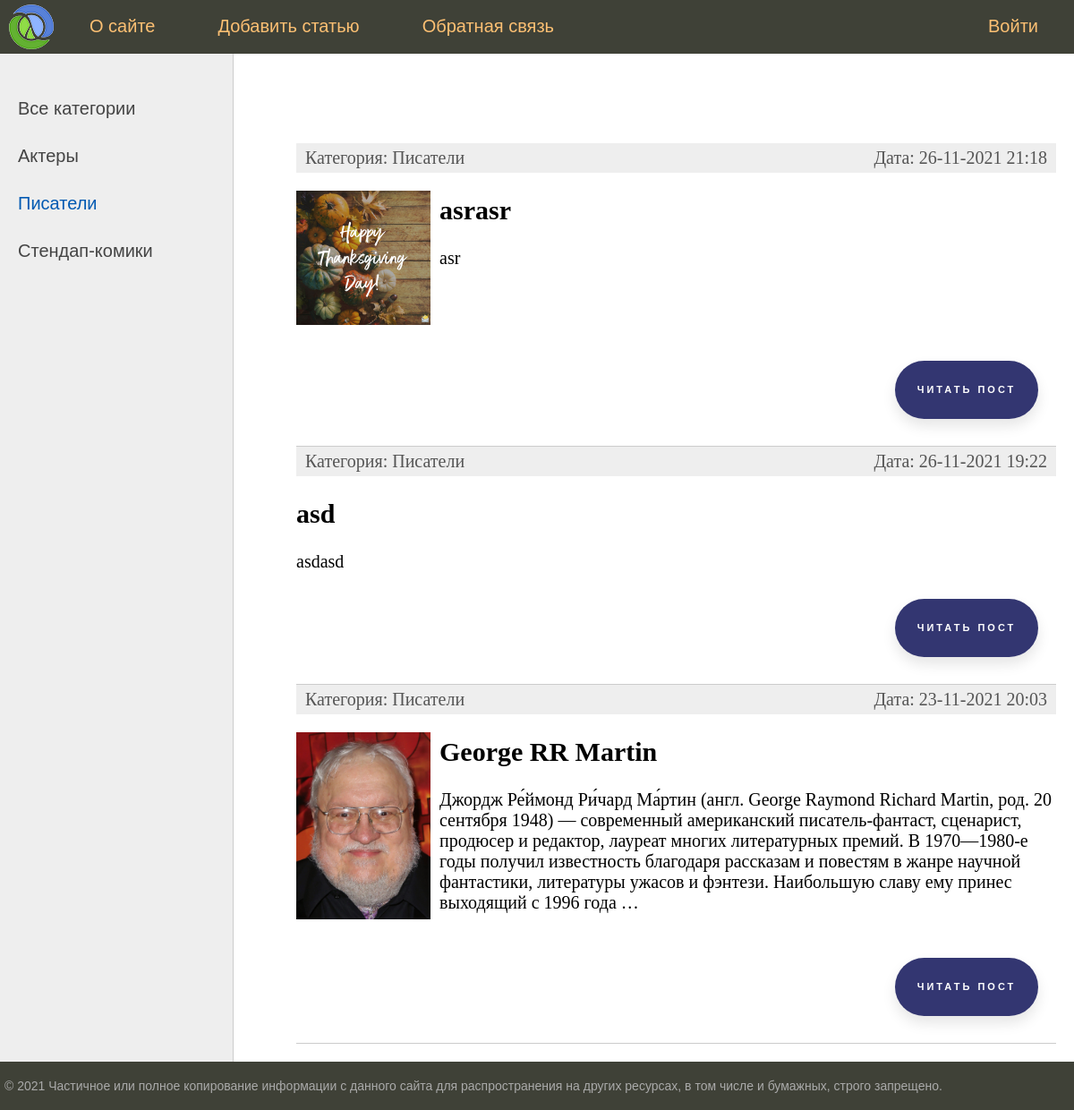
Page /category/2 on the committed database.
### stars/models.py (models this page shows, shortened)
class Category(models.Model):
    name = models.CharField(max_length=100, db_index=True, verbose_name='Название категории')
    slug = models.SlugField(max_length=255, unique=True, db_index=True, verbose_name='CAT_URL')
    def __str__(self):
        return self.name
    def get_absolute_url(self):
        return reverse('category', kwargs={'cat_id': self.pk})
    class Meta:
        verbose_name_plural = "Категории"
        verbose_name = "Категория"
        ordering = ['id']

class Celebrities(models.Model):
    title = models.CharField(max_length=255, verbose_name='Заголовок')
    slug = models.SlugField(max_length=255, unique=True, db_index=True, verbose_name='URL')
    text = models.TextField(blank=True, verbose_name='Текст статьи')
    photo = models.ImageField(upload_to="photos/%Y/%m/%d", null=True, verbose_name='Фото')
    time_create = models.DateTimeField(auto_now_add=True, verbose_name='Время создания')
    time_update = models.DateTimeField(auto_now=True, verbose_name='Время обновления')
    is_published = models.BooleanField(default=True, verbose_name='Опубликовано')
    cat = models.ForeignKey('Category', on_delete=models.PROTECT, verbose_name='Категория')
    def get_absolute_url(self):
        return reverse('show_post_page', kwargs={'post_slug': self.slug})
    class Meta:
        verbose_name_plural = "Знаменитости"
        verbose_name = "Знаменитость"
        ordering = ['-time_create']

### stars/views.py (the view)
# urls.py: path('category/<int:cat_id>', show_category, name='category'),
def show_category(request, cat_id):
    posts = Celebrities.objects.filter(cat_id=cat_id)
    if len(posts) == 0:
        raise Http404()
    context = {
        'menu': menu,
        'title': 'Отображение по рубрикам',
        'posts': posts,
        'cat_selected': cat_id,
    }
    return render(request, 'stars/index.html', context=context)

### stars/templatetags/stars_tags.py (called while the page is built)
@register.simple_tag()
def get_categories():
    return Category.objects.all()

### stars/templates/stars/index.html (shortened to what this page needs)
{% extends 'stars/base.html' %}
{% block content %}
    <ul class="list-articles">
        {% for p in posts %}
            <li>
                <div class="article-panel">
                    <p class="first">Категория: {{ p.cat }}</p>
                    <p class="last">Дата: {{ p.time_update|date:"d-m-Y H:i" }}</p>
                </div>
                {% if p.photo %}
                    <p><img class="img-article-left thumb" src="{{ p.photo.url }}" alt="Img"></p>
                {% endif %}
                <h2>{{ p.title }}</h2>
                {% autoescape on %}
                    {{ p.text|linebreaks|truncatewords:50 }}
                {% endautoescape %}
                <p class="link-read-post"><a href="{{ p.get_absolute_url }}" class="floating-button">Читать пост</a></p>
            </li>
        {% endfor %}
    </ul>
{% endblock %}

### stars/templates/stars/base.html (shortened to what this page needs)
{% load static %}
{% load stars_tags %}
<!DOCTYPE html>
<html lang="RU">
<head>
    <link type="text/css" href="{% static 'stars/css/styles.css' %}" rel="stylesheet"/>
</head>
<body>
<table class="table-page" border=0 cellpadding="0" cellspacing="0">
    <tr>
        <td valign=top>
            {% block mainmenu %}
                <div class="header">
                    <ul id="mainmenu" class="mainmenu">
                        <li class="logo"><a href="{% url 'home' %}">
                            <div class="logo"></div>
                        </a></li>
                        {% for m in menu %}
                            {% if not forloop.last %}
                                <li><a href="{% url m.url_name %}">{{ m.title }}</a></li>
                            {% else %}
                                <li class="last"><a href="{% url m.url_name %}">{{ m.title }}</a></li>
                            {% endif %}
                        {% endfor %}
                    </ul>
                </div>
            {% endblock mainmenu %}
            <table class="table-content" border=0 cellpadding="0" cellspacing="0">
                <tr>
                    <td valign="top" class="left-chapters">
                        <ul id="leftchapters">
                            {% if cat_selected == 0 %}
                                <li class="selected">Все категории</li>
                            {% else %}
                                <li><a href="{% url 'home' %}">Все категории</a></li>
                            {% endif %}
                            {% get_categories as categories %}
                            {% for c in categories %}
                                {% if c.pk == cat_selected %}
                                    <li class="selected">{{ c.name }}</li>
                                {% else %}
                                    <li><a href="{{ c.get_absolute_url }}">{{ c.name }}</a></li>
                                {% endif %}
                            {% endfor %}
                        </ul>
                    </td>
                    <td valign="top" class="content">
                        <div class="content-text">
                            {% block content %}
                            {% endblock %}
                        </div>
                    </td>
                </tr>
            </table>
        </td>
    </tr>
    <tr>
        <td valign=top>
            <div id="footer">
                <p>&copy; 2021 Частичное или полное копирование информации с данного сайта для распространения на других
                    ресурсах, в том числе и бумажных, строго запрещено.</p>
            </div>
        </td>
    </tr>
</table>
</body>
</html>

### stars/static/stars/css/styles.css (style rules this page uses)
html, body { font-family: 'Arial'; margin: 0; padding: 0; height: 100%; width: 100%; color: #444; }
a { color: #0059b2; text-decoration: none; }
img { max-width: 600px; height: auto; }
img.img-article-left { max-width: 300px; height: auto; float: left; padding: 0 10px 10px 0; }
img.img-article-left.thumb { max-width: 150px; height: auto; }
p.link-read-post { text-align: right; }
p.link-read-post a { padding: 10px; min-width: 100px; background: #333671; color: #fff; text-decoration: none; }
div.article-panel { background: #eee; padding: 5px 10px 5px 10px; box-sizing: border-box; overflow: hidden; color: #555; }
div.article-panel p.first { margin: 0; float: left; }
div.article-panel p.last { margin: 0; float: right; }
ul.list-articles { list-style: none; margin: 0; padding: 0; }
ul.list-articles li { border-bottom: 1px solid #ccc; }
.table-page { width: 100%; height: 100%; vertical-align: top; }
.table-page tr { height: 100%; }
.header { background: #3F4137; height: 60px; }
.logo { background: url('../images/logo.png') no-repeat 10px 5px; width: 70px; height: 60px; }
ul.mainmenu { list-style: none; margin: 0; padding: 0; height: 60px; color: #fdc073; font-size: 20px; overflow: hidden; }
ul.mainmenu li { float: left; margin: 18px 40px 0 30px; }
ul.mainmenu li.logo { margin: 0; }
ul.mainmenu li.last { float: right; }
ul.mainmenu li a { color: #fdc073; text-decoration: none; }
.table-content { width: 100%; min-height: 100%; height: 100%; }
.left-chapters { margin: 0; background: #eee; border-right: 1px solid #ccc; min-height: 100%; }
.left-chapters ul { width: 230px; min-height: 100%; margin: 0; padding: 20px 10px 10px 20px; list-style: none; font-size: 20px; }
.left-chapters ul li { margin: 30px 0 0 0; color: #999; }
.left-chapters ul li.selected { color: #0059b2; }
.left-chapters ul li a { color: #444; text-decoration: none; }
.content { padding: 40px 20px 20px 40px; width: 100%; box-sizing: border-box; }
.content-text { margin: 60px 0 0 30px; color: #000; font-size: 20px; font-family: Yandex Sans Display Light; }
#footer { box-sizing: border-box; background: #3F4137; padding: 5px; color: #aaa; font-size: 14px; font-family: Verdana, Geneva, Arial, Helvetica; text-align: left; overflow: hidden; }
.floating-button { text-decoration: none; display: inline-block; width: 140px; height: 45px; line-height: 45px; border-radius: 45px; margin: 10px 20px; font-family: 'Montserrat', sans-serif; font-size: 11px; text-transform: uppercase; text-align: center; letter-spacing: 3px; font-weight: 600; color: #524f4e; background: white; box-shadow: 0 8px 15px rgba(0, 0, 0, .1); transition: .3s; }

### rows in the picture
Category: name "Актеры"
Category: name "Писатели"
Category: name "Стендап-комики"
Celebrities: cat "Писатели", time_update "26-11-2021 21:18", photo (picture), title "asrasr", text "asr"
Celebrities: cat "Писатели", time_update "26-11-2021 19:22", title "asd", text "asdasd"
Celebrities: cat "Писатели", time_update "23-11-2021 20:03", photo (picture), title "George RR Martin", text "Джордж Ре́ймонд Ри́чард Ма́ртин (англ. George Raymond Richard Martin, род. 20 сентября 1948) — современный американский писатель-фантаст, сценарист, продюсер и редактор, лауреат многих литературных премий. В 1970—1980-е годы получил известность благодаря рассказам и повестям в жанре научной фантастики, литературы ужасов и фэнтези. Наибольшую славу ему принес выходящий с 1996 года …"

### other values in the picture
{{ m.title }} "О сайте" "Добавить статью" "Обратная связь"
{{ m.title }} "Войти"
